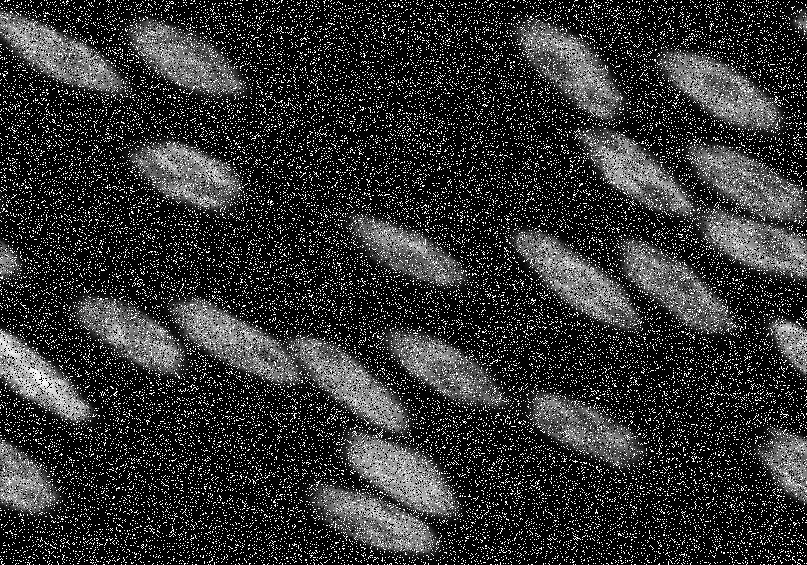
#> input picture Project 1/N2.png, 807 x 565 px
$ python mainN2.py   (older library calls are emulated)
#> lines starting #> are read from the running program, lines starting #| are printed output that depends on the picture; after the words box and inside, x2 and y2 are one past the last pixel; in counts of white or black regions, pixels touching at a corner belong together
import cv2 as cv2
import numpy as np

source = cv2.imread("N2.png", cv2.IMREAD_GRAYSCALE)
#> source is the input picture: shape (565, 807); min 0, max 255, mean 51.5
dst = cv2.copyMakeBorder(source, 1, 1, 1, 1, cv2.BORDER_CONSTANT, None, 0)
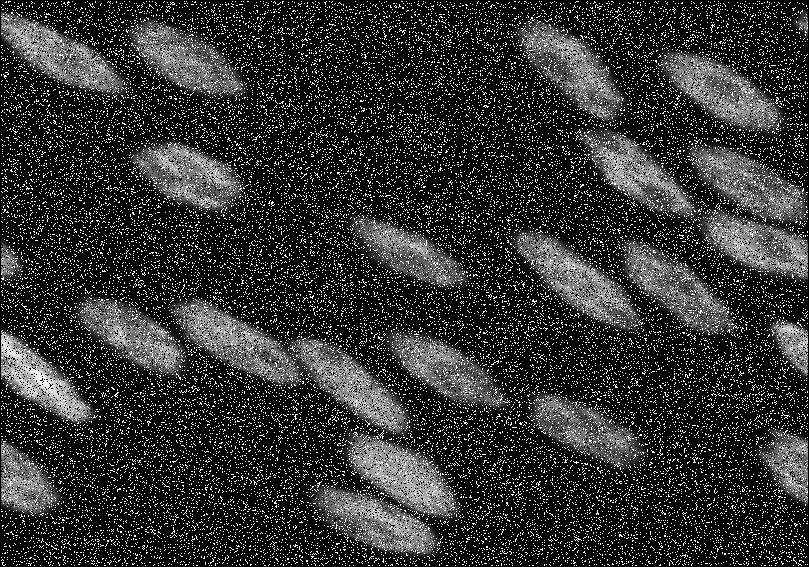
#> dst: shape (567, 809); min 0, max 255, mean 51.2

final = dst[:]
window = [0] * 9
for y in range(1, dst.shape[0] - 1):
    for x in range(1, dst.shape[1] - 1):
        window[0] = dst[y - 1, x - 1]
        window[1] = dst[y, x - 1]
        window[2] = dst[y + 1, x - 1]
        window[3] = dst[y - 1, x]
        window[4] = dst[y, x]
        window[5] = dst[y + 1, x]
        window[6] = dst[y - 1, x + 1]
        window[7] = dst[y, x + 1]
        window[8] = dst[y + 1, x + 1]
        window.sort()
        final[y, x] = window[4]
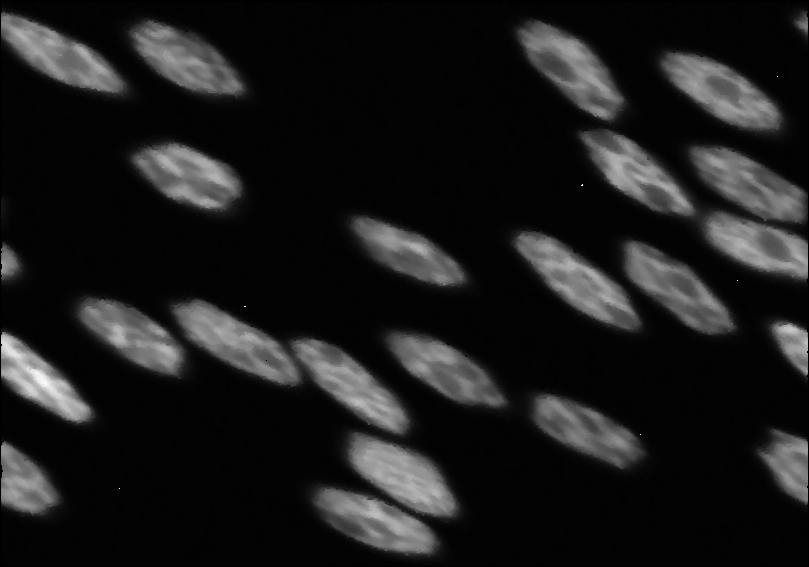
#> final: shape (567, 809); min 0, max 255, mean 28
#> after the loop, window = [0, 0, 0, 0, 0, 3, 3, 3, 3]
final = final[1:final.shape[0] - 1, 1:final.shape[1] - 1]
#> final: shape (565, 807)

cv2.imshow('source', final)  # Show the image
cv2.waitKey(0)

thresh, final_Binary= cv2.threshold(final, 57, 255, cv2.THRESH_BINARY)
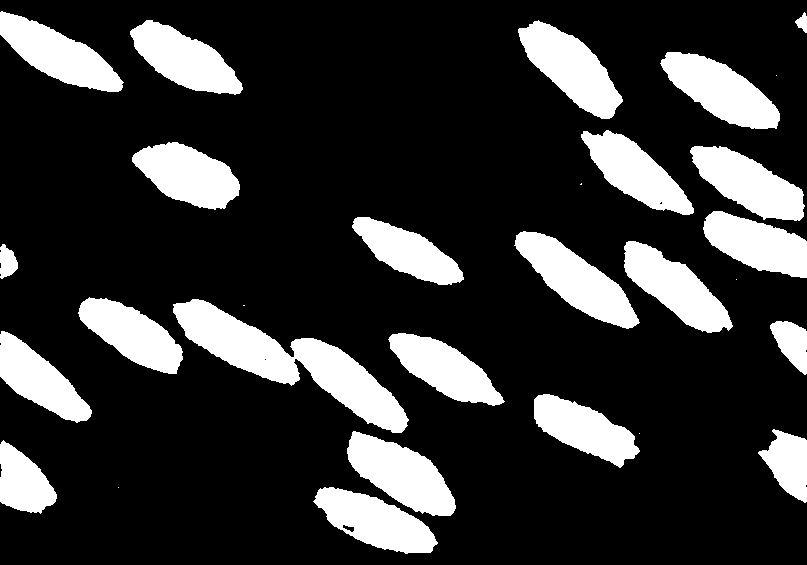
#> final_Binary: shape (565, 807); 20.6% white; 29 white regions (6 under 20 px), largest, box (x1, y1, x2, y2) and area: (173, 299, 409, 433) 9885, (514, 231, 640, 329) 5180, (347, 431, 456, 516) 5050

cv2.imshow('Final_Picture1_Binary', final_Binary)  # Show the image
cv2.waitKey(0)

kernel = cv2.getStructuringElement(cv2.MORPH_CROSS, (3, 3))
final_transformed = cv2.morphologyEx(final_Binary, cv2.MORPH_OPEN, kernel,iterations=3)
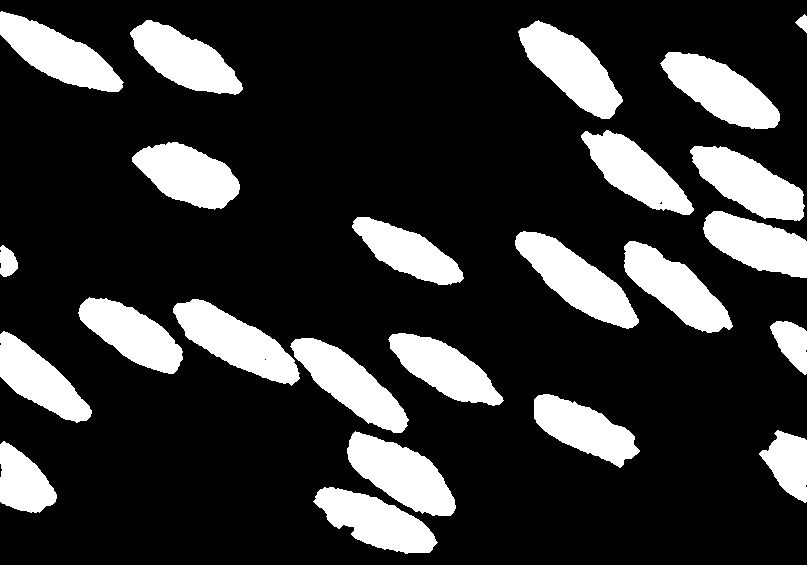
#> final_transformed: shape (565, 807); 20.5% white; 24 white regions, largest, box (x1, y1, x2, y2) and area: (515, 231, 639, 329) 5170, (173, 299, 300, 386) 5082, (347, 431, 456, 516) 5037
cv2.imshow('Final_Picture12_', final_transformed)  # Show the image
cv2.waitKey(0)

final_transformed = cv2.morphologyEx(final_transformed, cv2.MORPH_CLOSE, kernel,iterations=1)
#> final_transformed: shape (565, 807); 20.5% white; 24 white regions
cv2.imshow('Final_Picture12', final_transformed)  # Show the image
cv2.waitKey(0)


_, contours, _ = cv2.findContours(final_transformed, cv2.RETR_LIST, cv2.CHAIN_APPROX_NONE)
#> contours = 24 contours; largest, box (x1, y1, x2, y2) and area: (515, 231, 639, 329) 5029, (173, 299, 300, 386) 4940, (347, 431, 456, 516) 4905, (518, 20, 623, 119) 4880, (660, 52, 780, 129) 4786

print("Number of Cells in the image including those touching the borders " + str(len(contours)))
#| Number of Cells in the image including those touching the borders 24

final_copy=final.copy()
cv2.drawContours(final_copy, contours, -1, (0,255,0), 3)
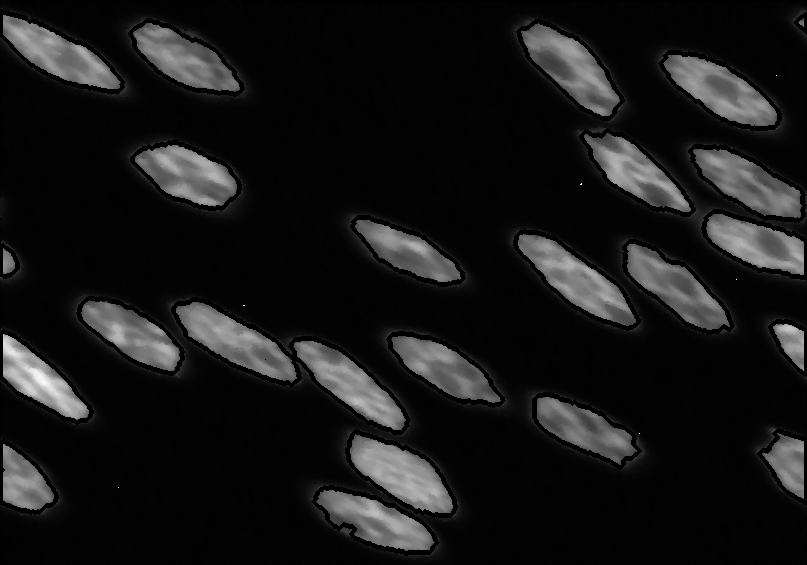
#> final_copy: shape (565, 807); min 0, max 255, mean 24.2
cv2.imshow('contours',final_copy)
cv2.waitKey(0)


def isContourAtBorder(contour,image):
    x, y, w, h = cv2.boundingRect(contour)
    xMin = 0
    yMin = 0
    xMax = image.shape[1]-1
    yMax = image.shape[0]-1
    if x <= xMin or y <= yMin or x+w >= xMax or y+h >= yMax:
        return True
    else:
        return False


#find the bordering contours
badconindex = np.array([])
i=0
for c in contours:
    if isContourAtBorder(c,final_transformed):
        badconindex = np.append(badconindex,i)
    i = i + 1
#> this loop made 24 passes
#> (x in isContourAtBorder, y in isContourAtBorder, w in isContourAtBorder, h in isContourAtBorder, badconindex) on passes 2, 4, 8, 9, 12, 16, 23, 24: (0, 441, 57, 72, [1]), (759, 430, 48, 73, [1, 3]), (0, 331, 92, 92, [1, 3, 7]), (770, 321, 37, 54, [1, 3, 7, 8]), (0, 245, 18, 32, [1, 3, 7, 8, 11]), (703, 211, 104, 67, [1, 3, 7, 8, 11, 15]), (795, 14, 12, 19, [1, 3, 7, 8, 11, 15, 22]), (0, 11, 124, 81, [1, 3, 7, 8, 11, 15, 22, 23])
#> (x in isContourAtBorder, y in isContourAtBorder, w in isContourAtBorder, h in isContourAtBorder) on passes 1, 3, 5, 6, 7, 10: (313, 487, 125, 67), (347, 431, 109, 85), (534, 394, 106, 74), (290, 338, 119, 95), (388, 333, 116, 73), (173, 299, 127, 87)
#> after the loop, i = 24
#> (the run stopped early here; a loop or call above may not have finished)
